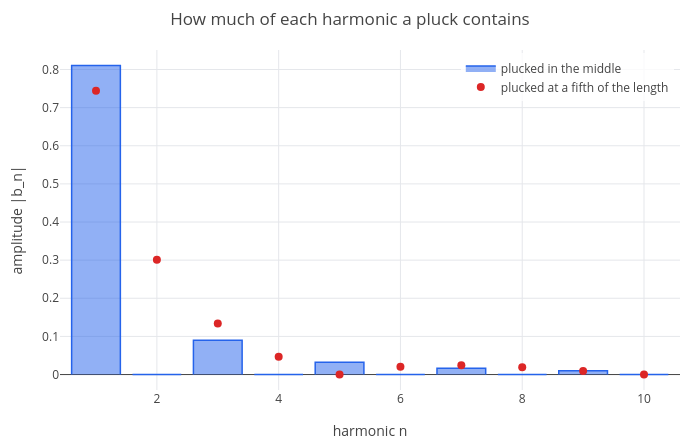

Here is the notebook cell this chart was saved with:
### Markdown cell above
Every even harmonic is missing ($\sin(n\pi/2) = 0$), because they all have a node in the middle, where the pluck is
largest. Compare the harmonic content of a pluck in the middle and one at a fifth of the length, near the bridge:

### Code cell
A = []; B = [];
for k in 1:10
  A = append(A, abs(eval(b(k, 1/2))));
  B = append(B, abs(eval(b(k, 1/5))));
end
p = bar(1:10, A);
p = show(p, scatter(1:10, B));
p = legend(p, "plucked in the middle", "plucked at a fifth of the length");
labels(title(p, "How much of each harmonic a pluck contains"), "harmonic n", "amplitude |b_n|")

### Figure 1 — Plotly figure (JSON) as saved in the notebook; plotly's stock layout.template omitted (floating-point values rounded to 4 significant figures)
{"data": [{"fill": "toself", "line": {"color": "#2563eb", "width": 1.5}, "mode": "lines", "name": "plucked in the middle", "type": "scatter", "x": [0.6, 0.6, 1.4, 1.4, null, 1.6, 1.6, 2.4, 2.4, null, 2.6, 2.6, 3.4, 3.4, null, 3.6, 3.6, 4.4, 4.4, null, 4.6, 4.6, 5.4, 5.4, null, 5.6, 5.6, 6.4, 6.4, null, 6.6, 6.6, 7.4, 7.4, null, 7.6, 7.6, 8.4, 8.4, null, 8.6, 8.6, 9.4, 9.4, null, 9.6, 9.6, 10.4, 10.4, null], "y": [0, 0.8106, 0.8106, 0, null, 0, 0, 0, 0, null, 0, 0.09006, 0.09006, 0, null, 0, 0, 0, 0, null, 0, 0.03242, 0.03242, 0, null, 0, 0, 0, 0, null, 0, 0.01654, 0.01654, 0, null, 0, 0, 0, 0, null, 0, 0.01001, 0.01001, 0, null, 0, 0, 0, 0, null]}, {"marker": {"color": "#dc2626", "size": 8}, "mode": "markers", "name": "plucked at a fifth of the length", "type": "scatter", "x": [1, 2, 3, 4, 5, 6, 7, 8, 9, 10], "y": [0.7444, 0.3011, 0.1338, 0.04653, 0, 0.02068, 0.02458, 0.01882, 0.009191, 0]}], "layout": {"height": 440, "legend": {"bgcolor": "rgba(255,255,255,0.8)", "x": 0.99, "xanchor": "right", "y": 0.99, "yanchor": "top"}, "margin": {"b": 50, "l": 60, "r": 20, "t": 50}, "showlegend": true, "title": {"text": "How much of each harmonic a pluck contains"}, "width": 700, "xaxis": {"title": {"text": "harmonic n"}, "zeroline": true}, "yaxis": {"range": [-0.04053, 0.8511], "title": {"text": "amplitude |b_n|"}, "zeroline": true}}}
